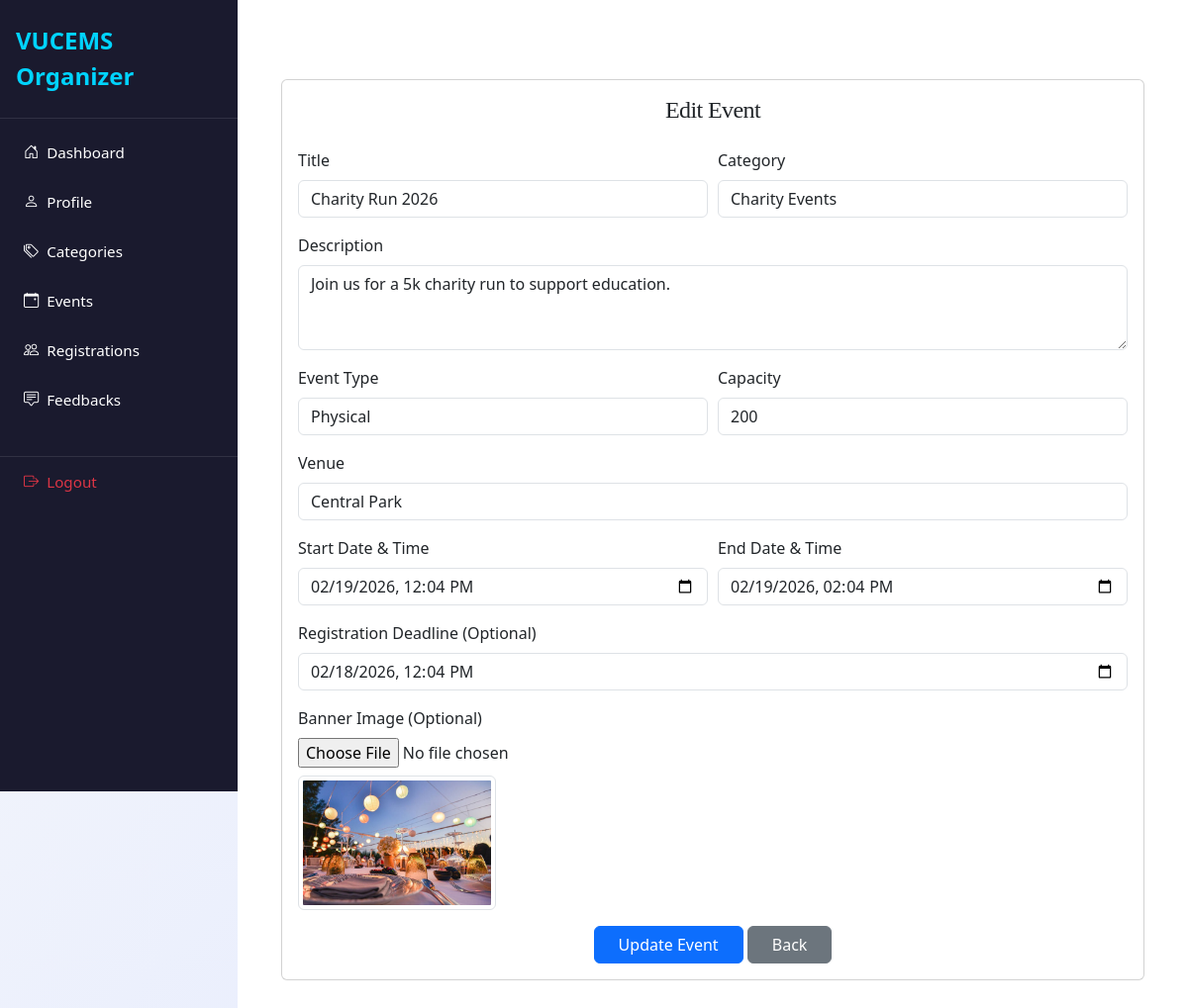
Screenshot of /organizer/edit_event.php?id=2 (signed in) with the database file from the repository.
### tables this page shows
CREATE TABLE `events` (
  `event_id` int(11) NOT NULL,
  `title` varchar(255) NOT NULL,
  `description` text NOT NULL,
  `organizer_id` int(11) NOT NULL,
  `category_id` int(11) DEFAULT NULL,
  `event_type` enum('physical','virtual') NOT NULL DEFAULT 'physical',
  `venue` varchar(255) DEFAULT NULL,
  `meeting_link` varchar(255) DEFAULT NULL,
  `start_datetime` datetime NOT NULL,
  `end_datetime` datetime NOT NULL,
  `capacity` int(11) DEFAULT 0,
  `registration_deadline` datetime DEFAULT NULL,
  `status` enum('pending','approved','rejected','cancelled','completed') DEFAULT 'pending',
  `banner_image` varchar(255) DEFAULT NULL,
  `created_at` datetime DEFAULT current_timestamp(),
  `updated_at` datetime DEFAULT current_timestamp() ON UPDATE current_timestamp()
);

CREATE TABLE `event_categories` (
  `id` int(11) NOT NULL,
  `name` varchar(100) NOT NULL
);

### organizer/edit_event.php (the view, shortened to what this page needs)
<?php
include('config.php');
$user_id = $_SESSION['user_id'];
$categories = [];
$result = mysqli_query($conn, "SELECT id, name FROM event_categories ORDER BY name ASC");
while ($row = mysqli_fetch_assoc($result)) {
    $categories[] = $row;
}
$event_id = intval($_GET['id'] ?? 0);
$stmt = mysqli_prepare($conn, "SELECT * FROM events WHERE event_id=? AND organizer_id=?");
mysqli_stmt_bind_param($stmt, "ii", $event_id, $user_id);
mysqli_stmt_execute($stmt);
$result = mysqli_stmt_get_result($stmt);
$event = mysqli_fetch_assoc($result);
?>
<!DOCTYPE html>
<html>
<head>
    <link rel="stylesheet" href="https://maxcdn.bootstrapcdn.com/bootstrap/4.5.2/css/bootstrap.min.css">
    <link rel="stylesheet" href="../css/style.css">
</head>
<body>
<?php include('navbar.php'); ?>
    <div id="content">
<div class="container mt-5">
    <div class="card mx-auto" style="max-width:900px;">
        <div class="card-body">
            <h4 class="text-center mb-4">Edit Event</h4>
            <form method="POST" enctype="multipart/form-data">
                <div class="form-row">
                    <div class="form-group col-md-6">
                        <label>Title</label>
                        <input type="text" name="title" class="form-control"
                               value="<?= htmlspecialchars($event['title']); ?>" required>
                    </div>
                    <div class="form-group col-md-6">
                        <label>Category</label>
                        <select name="category_id" class="form-control">
                            <?php foreach($categories as $cat): ?>
                                <option value="<?= $cat['id']; ?>"
                                    <?= $cat['id'] == $event['category_id'] ? 'selected':''; ?>>
                                    <?= htmlspecialchars($cat['name']); ?>
                                </option>
                            <?php endforeach; ?>
                        </select>
                    </div>
                </div>
                <div class="form-group">
                    <label>Description</label>
                    <textarea name="description" class="form-control" rows="3"><?= htmlspecialchars($event['description']); ?></textarea>
                </div>
                <div class="form-row">
                    <div class="form-group col-md-6">
                        <label>Event Type</label>
                        <select name="event_type" id="event_type" class="form-control" required>
                            <option value="physical" <?= $event['event_type']=='physical'?'selected':''; ?>>Physical</option>
                        </select>
                    </div>
                    <div class="form-group col-md-6">
                        <label>Capacity</label>
                        <input type="number" name="capacity" class="form-control"
                               value="<?= $event['capacity']; ?>">
                    </div>
                </div>
                <div class="form-group" id="venue_field">
                    <label>Venue</label>
                    <input type="text" name="venue" class="form-control"
                           value="<?= htmlspecialchars($event['venue']); ?>">
                </div>
                <div class="form-row">
                    <div class="form-group col-md-6">
                        <label>Start Date & Time</label>
                        <input type="datetime-local" name="start_datetime" class="form-control"
                               value="<?= date('Y-m-d\TH:i', strtotime($event['start_datetime'])); ?>" required>
                    </div>
                    <div class="form-group col-md-6">
                        <label>End Date & Time</label>
                        <input type="datetime-local" name="end_datetime" class="form-control"
                               value="<?= date('Y-m-d\TH:i', strtotime($event['end_datetime'])); ?>" required>
                    </div>
                </div>
                <div class="form-group">
                    <label>Registration Deadline (Optional)</label>
                    <input type="datetime-local" name="registration_deadline" class="form-control"
                           value="<?= $event['registration_deadline'] ? date('Y-m-d\TH:i', strtotime($event['registration_deadline'])) : ''; ?>">
                </div>
                <div class="form-group">
                    <label>Banner Image (Optional)</label>
                    <input type="file" name="banner_image" class="form-control-file">
                    <?php if($event['banner_image']): ?>
                        <img src="../images/<?= htmlspecialchars($event['banner_image']); ?>"
                             class="img-thumbnail mt-2" style="max-width:200px;">
                    <?php endif; ?>
                </div>
                <div class="text-center mt-3">
                    <button class="btn btn-primary px-4">Update Event</button>
                    <a href="view_events.php" class="btn btn-secondary px-4">Back</a>
                </div>
            </form>
        </div>
    </div>
</div>
</body>
</html>

### css/style.css (style rules this page uses)
:root { --primary: #007bff; --secondary: #6c757d; --success: #28a745; --info: #17a2b8; --warning: #ffc107; --danger: #dc3545; --light: #f8f9fa; --dark: #2d3436; --accent: #ff6f61; --highlight: #6f42c1; --shadow: rgba(0, 0, 0, 0.15); --transition: all 0.3s ease-in-out; }
body { font-family: 'Inter', 'Segoe UI', Tahoma, Geneva, Verdana, sans-serif; background: linear-gradient(135deg, var(--light) 0%, #e0e7ff 100%); color: var(--dark); line-height: 1.8; margin: 0; padding: 0; min-height: 100vh; font-size: 16px; }
h1, h2, h3, h4 { text-align: center; margin: 2.5rem 0; font-family: 'Georgia', 'Times New Roman', serif; color: var(--dark); font-weight: 700; letter-spacing: -0.025em; }
h4 { font-size: 1.5rem; }
.container { max-width: 1200px; margin: 0 auto 3rem; padding: 0 1.5rem; }
.btn-primary { background-color: var(--primary); color: #fff; border: none; border-radius: 8px; padding: 0.75rem 1.5rem; font-size: 1rem; font-weight: 500; cursor: pointer; transition: var(--transition); display: inline-flex; align-items: center; justify-content: center; }
a { color: var(--primary); text-decoration: none; font-weight: 500; transition: var(--transition); }

### organizer/navbar.php (style rules this page uses)
* { margin: 0; padding: 0; box-sizing: border-box; }
body { min-height: 100vh; display: flex; font-family: 'Segoe UI', Tahoma, Geneva, Verdana, sans-serif; background-color: #f5f5f5; }
#content { margin-left: 240px; flex: 1; padding: 2rem; background: #ffffff; min-height: 100vh; }

### rows the page displays
events: title "Charity Run 2026", category_id "Charity Events", description "Join us for a 5k charity run to support education.", event_type "Physical", capacity "200", venue "Central Park", start_datetime "02/19/2026 12:04", end_datetime "02/19/2026 14:04", registration_deadline "02/18/2026 12:04", banner_image (picture)
